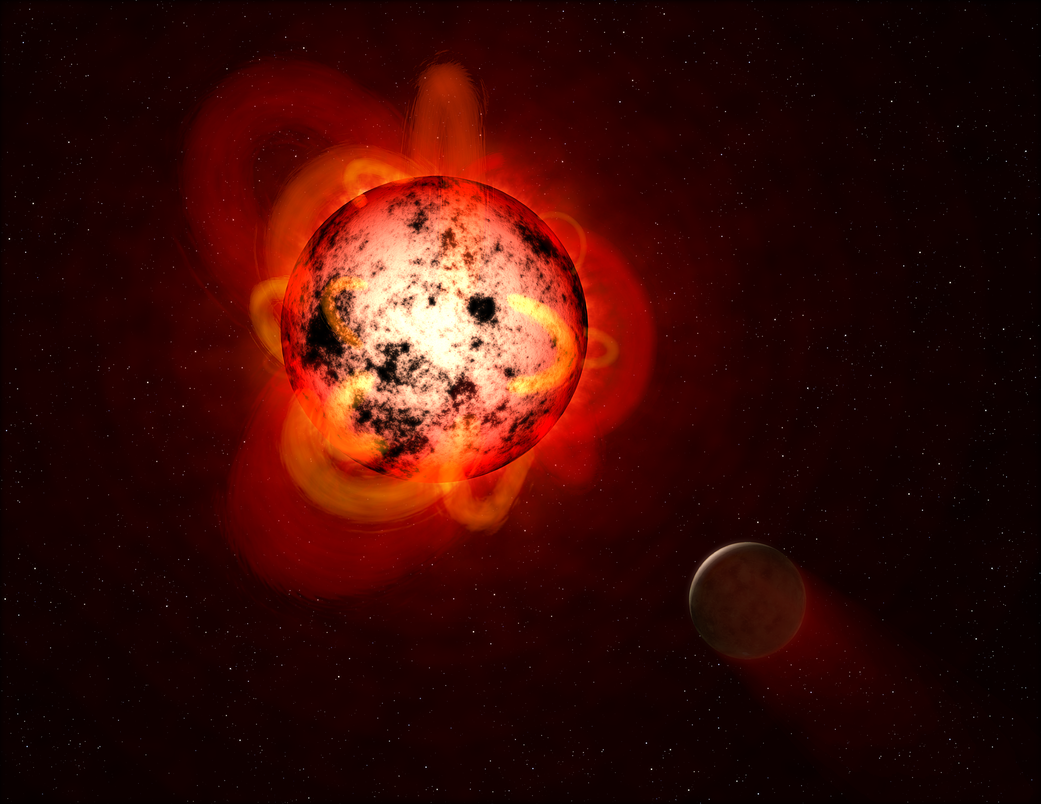
#> input picture Chapter 1/Edge detection/test_img.png, 1041 x 804 px
$ python canny.py
#> lines starting #> are read from the running program, lines starting #| are printed output that depends on the picture
import cv2
import numpy as np

img = cv2.imread('test_img.png')
#> img is the input picture: shape (804, 1041, 3); mean B, G, R 7, 12.1, 58.1
img = cv2.resize(img,(450,350))
#> img: shape (350, 450, 3)

#The canny detector uses two parameters appart from the image:
#The minimum and maximum intensity gradient
minV = 30
maxV = 100

edges = cv2.Canny(img,minV,maxV)
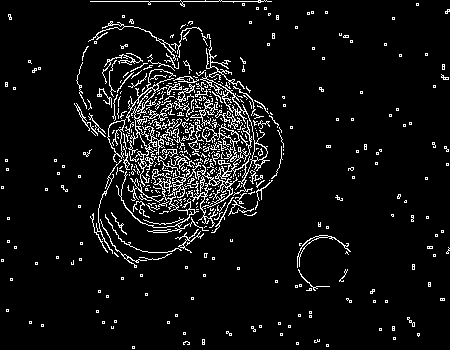
#> edges: shape (350, 450); 6.8% white in thin lines or dots
cv2.imshow('Original',img)
cv2.imshow('Edges',edges)

cv2.waitKey(0)
cv2.destroyAllWindows()
